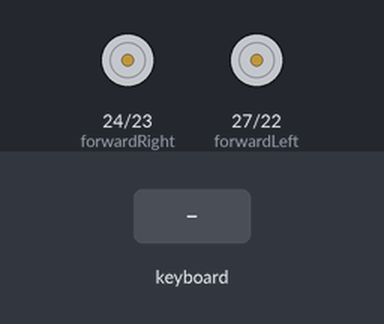
A program run on a simulated Raspberry Pi (BCM pin numbers). Parts: motor-driver pin pairs drawn as motors (green arrow = first pin HIGH = forward, orange = second pin HIGH = backward, longer = more drive). The inputs (shaded band) are chosen by the test bench.

Above: at 1.2 s.
1.3 s: key "w" typed on the keyboard
At 1.9 s:
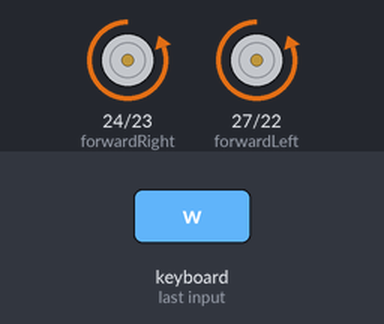
2.8 s: key "s" typed on the keyboard
At 3.1 s:
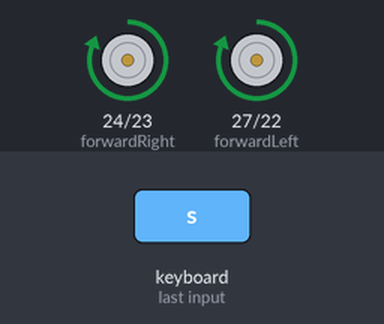
4.3 s: key "a" typed on the keyboard
At 5.4 s:
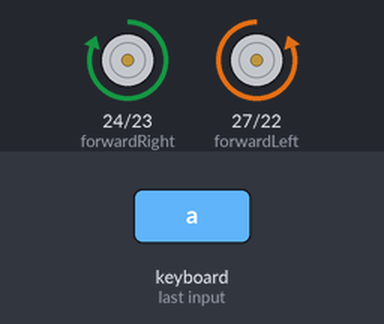
5.8 s: key "d" typed on the keyboard
At 6.6 s:
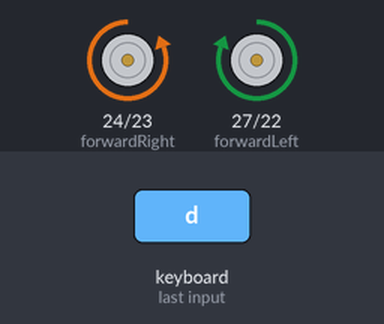
7.3 s: key "e" typed on the keyboard
At 7.7 s:
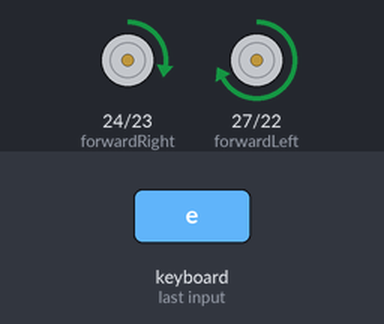
8.8 s: key "z" typed on the keyboard
At 10.0 s:
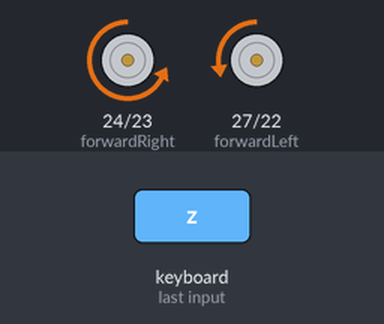
Timing chart, 0 to 11.3 s (numbered marks = the images above; inputs shaded):
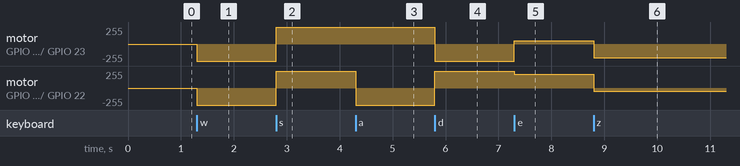

Measured:
- after the input at 1.3 s, motor on GPIO 24 (forwardRight) / GPIO 23 (reverseRight), motor on GPIO 27 (forwardLeft) / GPIO 22 (reverseLeft): stopped → backward 255/255 at once
- after the input at 2.8 s, motor on GPIO 24 (forwardRight) / GPIO 23 (reverseRight), motor on GPIO 27 (forwardLeft) / GPIO 22 (reverseLeft): backward 255/255 → forward 255/255 at once
- after the input at 4.3 s, motor on GPIO 27 (forwardLeft) / GPIO 22 (reverseLeft): forward 255/255 → backward 255/255 at once
- after the input at 5.8 s, motor on GPIO 24 (forwardRight) / GPIO 23 (reverseRight): forward 255/255 → backward 255/255 at once; motor on GPIO 27 (forwardLeft) / GPIO 22 (reverseLeft): backward 255/255 → forward 255/255 at once
- after the input at 7.3 s, motor on GPIO 24 (forwardRight) / GPIO 23 (reverseRight): backward 255/255 → forward 51/255 at once; motor on GPIO 27 (forwardLeft) / GPIO 22 (reverseLeft): forward 255/255 → forward 204/255 at once
- after the input at 8.8 s, motor on GPIO 24 (forwardRight) / GPIO 23 (reverseRight): forward 51/255 → backward 204/255 at once; motor on GPIO 27 (forwardLeft) / GPIO 22 (reverseLeft): forward 204/255 → backward 51/255 at once

The program:

drive.py
```python
__author__="Ben Hart"
__version__="0.1.0"

from gpiozero import PWMOutputDevice
from time import sleep
import curses

PWM_FORWARD_LEFT_PIN = 27
PWM_REVERSE_LEFT_PIN = 22

PWM_FORWARD_RIGHT_PIN = 24
PWM_REVERSE_RIGHT_PIN = 23

forwardLeft = PWMOutputDevice(PWM_FORWARD_LEFT_PIN, True, 0, 1000)
reverseLeft = PWMOutputDevice(PWM_REVERSE_LEFT_PIN, True, 0, 1000)

forwardRight = PWMOutputDevice(PWM_FORWARD_RIGHT_PIN, True, 0, 1000)
reverseRight = PWMOutputDevice(PWM_REVERSE_RIGHT_PIN, True, 0, 1000)

stdscr = curses.initscr()
curses.noecho()
curses.cbreak()
stdscr.keypad(True)


def allStop():
	forwardLeft.value = 0
	reverseLeft.value = 0
	forwardRight.value = 0
	reverseRight.value = 0

def forwardDrive():
	forwardLeft.value = 0
	reverseLeft.value = 1.0
	forwardRight.value = 0
	reverseRight.value = 1.0

def reverseDrive():
	forwardLeft.value = 1.0
	reverseLeft.value = 0
	forwardRight.value = 1.0
	reverseRight.value = 0

def spinLeft():
	forwardLeft.value = 0
	reverseLeft.value = 1.0
	forwardRight.value = 1.0
	reverseRight.value = 0

def SpinRight():
	forwardLeft.value = 1.0
	reverseLeft.value = 0
	forwardRight.value = 0
	reverseRight.value = 1.0

def forwardTurnLeft():
	forwardLeft.value = 0.2
	reverseLeft.value = 0
	forwardRight.value = 0.8
	reverseRight.value = 0

def forwardTurnRight():
	forwardLeft.value = 0.8
	reverseLeft.value = 0
	forwardRight.value = 0.2
	reverseRight.value = 0

def reverseTurnLeft():
	forwardLeft.value = 0
	reverseLeft.value = 0.2
	forwardRight.value = 0
	reverseRight.value = 0.8

def reverseTurnRight():
	forwardLeft.value = 0
	reverseLeft.value = 0.8
	forwardRight.value = 0
	reverseRight.value = 0.2

if __name__ == "__main__":

	run_time = 0.1
	while True:
    		key = stdscr.getch()
    		if key == ord('w'):
			forwardDrive()
			sleep(run_time)
		elif key == ord('s'):
			reverseDrive()
			sleep(run_time)
		elif key == ord('a'):
			spinLeft()
			sleep(run_time)
		elif key == ord('d'):
			SpinRight()
			sleep(run_time)
		elif key == ord('q'):
			forwardTurnLeft()
			sleep(run_time)
		elif key == ord('e'):
			forwardTurnRight()
			sleep(run_time)
		elif key == ord('z'):
			reverseTurnLeft()
			sleep(run_time)
		elif key == ord('x'):
			reverseTurnRight()
			sleep(run_time)
		elif key == ord('n'):
			allStop()
			break
		else:
			allStop()


	#end
	curses.nocbreak()
	stdscr.keypad(False)
	curses.echo()
	curses.endwin()
```
